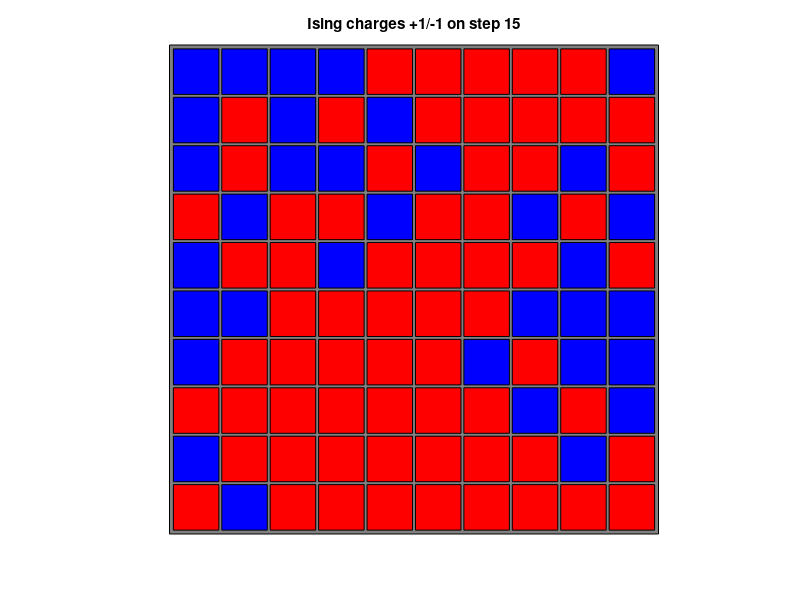

Write MATLAB code to recreate this figure.
function ising_2d_simulation_test ( )

%*****************************************************************************80
%
%% ISING_2D_SIMULATION_TEST tests ISING_2D_SIMULATION.
%
%  Licensing:
%
%    This code is distributed under the GNU LGPL license.
%
%  Modified:
%
%    02 February 2019
%
%  Author:
%
%    John Burkardt
%
  addpath ( '../ising_2d_simulation' )

  timestamp ( );
  fprintf ( 1, '\n' );
  fprintf ( 1, 'ISING_2D_SIMULATION_TEST:\n' );
  fprintf ( 1, '  MATLAB/Octave version %s\n', version ( ) );
  fprintf ( 1, '  Test ISING_2D_SIMULATION.\n' );

  m = 10;
  n = 10;
  iterations = 15;
  thresh = 0.50;
  seed = 123456789;
  ising_2d_simulation ( m, n, iterations, thresh, seed );
%
%  Terminate.
%
  fprintf ( 1, '\n' );
  fprintf ( 1, 'ISING_2D_SIMULATION_TEST:\n' );
  fprintf ( 1, '  Normal end of execution.\n' );
  fprintf ( 1, '\n' );
  timestamp ( );

  rmpath ( '../ising_2d_simulation' )

  return
end

function ising_2d_simulation ( m, n, iterations, thresh, seed )

%*****************************************************************************80
%
%% ISING_2D_SIMULATION carries out a 2D Ising simulation.
%
%  Discussion:
%
%    Note that, when all the cells are updated in a single cycle, there is
%    a mathematically stable checkerboard solution, in which all the reds
%    and blacks flip color repeatedly.
%
%  Licensing:
%
%    This code is distributed under the GNU LGPL license. 
%
%  Modified:
%
%    21 November 2011
%
%  Author:
%
%    John Burkardt
%
  timestamp ( );
  fprintf ( 1, '\n' );
  fprintf ( 1, 'ISING_2D_SIMULATION\n' );
  fprintf ( 1, '  MATLAB version\n' );
  fprintf ( 1, '  Monte Carlo simulation of a 2D Ising model.\n' );
%
%  Arguments not supplied are set to default values.
%
  if ( nargin < 1 )
    m = 10;
  elseif ( ischar ( m ) )
    m = str2num ( m );
  end

  if ( nargin < 2 )
    n = 10;
  elseif ( ischar ( n ) )
    n = str2num ( n );
  end

  if ( nargin < 3 )
    iterations = 15;
  elseif ( ischar ( iterations ) )
    iterations = str2num ( iterations );
  end

  if ( nargin < 4 )
    thresh = 0.50;
  elseif ( ischar ( thresh ) )
    thresh = str2num ( thresh );
  end

  if ( nargin < 5 )
    seed = 123456789;
  elseif ( ischar ( seed ) )
    seed = str2num ( seed );
  end
%
%  Define the probability of flipping if you are in a neighborhood of
%  1, 2, 3, 4, or 5 of the same sign.
%
%  This should really be some kind of exponential dependent on "temperature".
%
  prob = [ 0.98, 0.85, 0.50, 0.15, 0.02 ];

  fprintf ( 1, '\n' );
  fprintf ( 1, '  The row dimension M = %d\n', m );
  fprintf ( 1, '  The column dimension N = %d\n', n );
  fprintf ( 1, '  The number of iterations taken is ITERATIONS = %d\n', iterations );
  fprintf ( 1, '  The threshhold THRESH = %f\n', thresh );
  fprintf ( 1, '  The seed SEED = %d\n', seed );
  fprintf ( 1, '\n' );
  fprintf ( 1, '  The transition probability table, based on the number of\n' );
  fprintf ( 1, '  neighbors with the same charge.\n' );
  fprintf ( 1, '\n' );
  fprintf ( 1, '        1           2           3           4           5\n' );
  fprintf ( 1, '\n' );
  fprintf ( 1, '  %10.4f  %10.4f  %10.4f  %10.4f  %10.4f\n', prob(1:5) );

  fprintf ( 1, '\n' );
  fprintf ( 1, '  An automatic pause of 2 seconds is imposed between \n;' );
  fprintf ( 1, '  successive displays.\n' );
%
%  Initialize C1.
%
  [ c1, seed ] = ising_2d_initialize ( m, n, thresh, seed );
%
%  Do the simulation.
%
  [ c1, seed ] = transition ( m, n, iterations, prob, seed, c1 );
%
%  Terminate.
%
  fprintf ( 1, '\n' );
  fprintf ( 1, 'ISING_2D_SIMULATION\n' );
  fprintf ( 1, '  Normal end of execution.\n' );
  fprintf ( 1, '\n' );
  timestamp ( );

  return
end
function i4mat_print ( m, n, a, title )

%*****************************************************************************80
%
%% I4MAT_PRINT prints an I4MAT.
%
%  Licensing:
%
%    This code is distributed under the GNU LGPL license.
%
%  Modified:
%
%    10 September 2009
%
%  Author:
%
%    John Burkardt
%
%  Parameters:
%
%    Input, integer M, N, the number of rows and columns of the matrix.
%
%    Input, integer A(M,N), an M by N matrix to be printed.
%
%    Input, string TITLE, a title.
%
  i4mat_print_some ( m, n, a, 1, 1, m, n, title );

  return
end
function i4mat_print_some ( m, n, a, ilo, jlo, ihi, jhi, title )

%*****************************************************************************80
%
%% I4MAT_PRINT_SOME prints out a portion of an I4MAT.
%
%  Licensing:
%
%    This code is distributed under the GNU LGPL license.
%
%  Modified:
%
%    08 February 2010
%
%  Author:
%
%    John Burkardt
%
%  Parameters:
%
%    Input, integer M, N, the number of rows and columns of the matrix.
%
%    Input, integer A(M,N), an M by N matrix to be printed.
%
%    Input, integer ILO, JLO, the first row and column to print.
%
%    Input, integer IHI, JHI, the last row and column to print.
%
%    Input, string TITLE, a title.
%
  incx = 10;

  fprintf ( 1, '\n' );
  fprintf ( 1, '%s\n', title );

  if ( m <= 0 || n <= 0 )
    fprintf ( 1, '\n' );
    fprintf ( 1, '  (None)\n' );
    return
  end

  for j2lo = max ( jlo, 1 ): incx : min ( jhi, n )

    j2hi = j2lo + incx - 1;
    j2hi = min ( j2hi, n );
    j2hi = min ( j2hi, jhi );

    fprintf ( 1, '\n' );
    fprintf ( 1, '  Col: ' );

    for j = j2lo : j2hi
      fprintf ( 1, '%7d  ', j );
    end

    fprintf ( 1, '\n' );
    fprintf ( 1, '  Row\n' );
    fprintf ( 1, '\n' );

    i2lo = max ( ilo, 1 );
    i2hi = min ( ihi, m );

    for i = i2lo : i2hi

      fprintf ( 1, '%5d: ', i );
      for j = j2lo : j2hi
        fprintf ( 1, '%7d  ', a(i,j) );
      end

      fprintf ( 1, '\n' );

    end

  end

  return
end
function [ c, seed ] = i4mat_uniform ( m, n, a, b, seed )

%*****************************************************************************80
%
%% I4MAT_UNIFORM returns a scaled pseudorandom I4MAT.
%
%  Licensing:
%
%    This code is distributed under the GNU LGPL license.
%
%  Modified:
%
%    12 November 2006
%
%  Author:
%
%    John Burkardt
%
%  Reference:
%
%    Paul Bratley, Bennett Fox, Linus Schrage,
%    A Guide to Simulation,
%    Springer Verlag, pages 201-202, 1983.
%
%    Pierre L'Ecuyer,
%    Random Number Generation,
%    in Handbook of Simulation,
%    edited by Jerry Banks,
%    Wiley Interscience, page 95, 1998.
%
%    Bennett Fox,
%    Algorithm 647:
%    Implementation and Relative Efficiency of Quasirandom
%    Sequence Generators,
%    ACM Transactions on Mathematical Software,
%    Volume 12, Number 4, pages 362-376, 1986.
%
%    Peter Lewis, Allen Goodman, James Miller
%    A Pseudo-Random Number Generator for the System/360,
%    IBM Systems Journal,
%    Volume 8, pages 136-143, 1969.
%
%  Parameters:
%
%    Input, integer M, N, the row and column dimensions of the matrix.
%
%    Input, integer A, B, the minimum and maximum acceptable values.
%
%    Input, integer SEED, a seed for the random number generator.
%
%    Output, integer C(M,N), the randomly chosen integer vector.
%
%    Output, integer SEED, the updated seed.
%
  if ( seed == 0 )
    fprintf ( 1, '\n' );
    fprintf ( 1, 'I4MAT_UNIFORM - Fatal error!\n' );
    fprintf ( 1, '  Input SEED = 0!\n' );
    error ( 'I4MAT_UNIFORM - Fatal error!' );
  end

  seed = floor ( seed );
  a = round ( a );
  b = round ( b );

  for j = 1 : n

    for i = 1 : m

      seed = mod ( seed, 2147483647 );

      if ( seed < 0 ) 
        seed = seed + 2147483647;
      end 

      k = floor ( seed / 127773 );

      seed = 16807 * ( seed - k * 127773 ) - k * 2836;

      if ( seed < 0 )
        seed = seed + 2147483647;
      end

      r = seed * 4.656612875E-10;
%
%  Scale R to lie between A-0.5 and B+0.5.
%
      r = ( 1.0 - r ) * ( min ( a, b ) - 0.5 ) ...
        +         r   * ( max ( a, b ) + 0.5 );
%
%  Use rounding to convert R to an integer between A and B.
%
      value = round ( r );

      value = max ( value, min ( a, b ) );
      value = min ( value, max ( a, b ) );

      c(i,j) = value;

    end
  end

  return
end
function c5 = ising_2d_agree ( m, n, c1 )

%*****************************************************************************80
%
%% ISING_2D_AGREE returns the number of neighbors agreeing with each cell.
%
%  Discussion:
%
%    The count includes the cell itself, so it is between 1 and 5.
%
%  Licensing:
%
%    This code is distributed under the GNU LGPL license.
%
%  Modified:
%
%    20 November 2011
%
%  Author:
%
%    John Burkardt
%
%  Parameters:
%
%    Input, integer M, N, the number of cells in each spatial dimension.
%
%    Input, integer C1(M,N), an array of 1's and -1's.
%
%    Output, integer C5(M,N), the number of neighbors that agree.
%    1, 2, 3, 4, or 5.
%
  c5 = c1 ...
     + circshift ( c1, [ -1,  0 ] ) ...
     + circshift ( c1, [ +1,  0 ] ) ...
     + circshift ( c1, [  0, -1 ] ) ...
     + circshift ( c1, [  0, +1 ] );

  i = find ( 0 < c1 );
  c5(i) = ( 5 + c5(i) ) / 2;

  i = find ( c1 < 0 );
  c5(i) = ( 5 - c5(i) ) / 2;

  return
end
function ising_2d_display ( step, m, n, c1 )

%*****************************************************************************80
%
%% ISING_2D_DISPLAY displays the current Ising status.
%
%  Licensing:
%
%    This code is distributed under the GNU LGPL license.
%
%  Modified:
%
%    20 November 2011
%
%  Author:
%
%    John Burkardt
%
%  Parameters:
%
%    Input, integer STEP, the step number.
%
%    Input, integer M, N, the number of rows and columnss.
%
%    Input, integer C1(M,N), the status of each cell:
%    -1, display as a shade of red.
%    +1, display as a shade of blue.
%
  figure ( 1 )
%
%  Clear the graphics frame.
%
  clf
%
%  Determine the plot range.
%
  margin = 0.05;

  x_axes_min = 1.0 - 0.5 - margin;
  x_axes_max = m   + 0.5 + margin;
  y_axes_min = 1.0 - 0.5 - margin;
  y_axes_max = n   + 0.5 + margin;
%
%  Fill in the background with black.
%
  x1 = x_axes_min;
  x2 = x_axes_max;
  y1 = y_axes_min;
  y2 = y_axes_max;

  rgb = [ 0.5, 0.5, 0.5 ];

  fill ( [ x1, x2, x2, x1 ], [ y1, y1, y2, y2 ], rgb );
  hold on
%
%  Draw a square, representing the bed,
%  with most of the length and width, centered at (I,J).
%
  for i = 1 : m
    for j = 1 : n

      x1 = j - 0.47;
      x2 = j + 0.47;
      y1 = ( m + 1 - i ) - 0.47;
      y2 = ( m + 1 - i ) + 0.47;

      if ( c1(i,j) == - 1 )
        rgb = [ 1.0, 0.0, 0.0 ];
      elseif ( c1(i,j) == + 1 )
        rgb = [ 0.0, 0.0, 1.0 ];
      end

      fill ( [ x1, x2, x2, x1 ], [ y1, y1, y2, y2 ], rgb );
      hold on

    end
  end
%
%  Make a title.
%
  title_string = sprintf ( 'Ising charges +1/-1 on step %d', step );

  title ( title_string )
%
%  Choose the aspect ratio and other plot details.
%
  axis ( [ x_axes_min, x_axes_max, y_axes_min, y_axes_max] );
  axis equal
  axis tight
  axis off

  hold off

  pause ( 2 )

  return
end
function [ c1, seed ] = ising_2d_initialize ( m, n, thresh, seed )

%*****************************************************************************80
%
%% ISING_2D_INITIALIZE initializes the Ising array.
%
%  Licensing:
%
%    This code is distributed under the GNU LGPL license.
%
%  Modified:
%
%    19 November 2011
%
%  Author:
%
%    John Burkardt
%
%  Parameters:
%
%    Input, integer M, N, the number of rows and columns.
%
%    Input, real THRESH, the threshhold value, between 0 and 1.
%
%    Input, integer SEED, a seed for the random number generator.
%
%    Output, integer C1(M,N), an array of 1's and -1's.
%
%    Output, integer SEED, a seed for the random number generator.
%
  c1 = ones ( m, n );

  [ r, seed ] = r8mat_uniform_01 ( m, n, seed );
  
  i = find ( r <= thresh );

  c1(i) = -1;

  return
end
function ising_2d_stats ( step, m, n, c1 )

%*****************************************************************************80
%
%% ISING_2D_STATS prints information about the current step.
%
%  Licensing:
%
%    This code is distributed under the GNU LGPL license.
%
%  Modified:
%
%    19 November 2011
%
%  Author:
%
%    John Burkardt
%
%  Parameters:
%
%    Input, integer STEP, the step number.
%
%    Input, integer M, N, the number of rows and columns.
%
%    Input, integer C1(M,N), the current state of the system.
%
  if ( step == 0 )
    fprintf ( 1, '\n' );
    fprintf ( 1, '  Step       Positives       Negatives\n' );
    fprintf ( 1, '             #    %%          #    %%\n' );
    fprintf ( 1, '\n' );
  end

  pos_count = sum ( sum ( 0 < c1 ) );
  neg_count = m * n - pos_count;
  pos_percent = ( 100 * pos_count ) / ( m * n );
  neg_percent = ( 100 * neg_count ) / ( m * n );

  fprintf ( 1, '  %4d  %6d  %6.2f  %6d  %6.2f\n', ...
    step, pos_count, pos_percent, neg_count, neg_percent );

  return
end
function neighbor_2d_display ( step, m, n, c1, c5 )

%*****************************************************************************80
%
%% NEIGHBOR_2D_DISPLAY displays the current Ising neighbor status.
%
%  Licensing:
%
%    This code is distributed under the GNU LGPL license.
%
%  Modified:
%
%    20 November 2011
%
%  Author:
%
%    John Burkardt
%
%  Parameters:
%
%    Input, integer STEP, the step number.
%
%    Input, integer M, N, the number of rows and columnss.
%
%    Input, integer C1(M,N), the status of each cell:
%
%    Input, integer C5(M,N), the number of agreeable neighbors.
%
  figure ( 2 )
%
%  Clear the graphics frame.
%
  clf
%
%  Determine the plot range.
%
  margin = 0.05;

  x_axes_min = 1.0 - 0.5 - margin;
  x_axes_max = m   + 0.5 + margin;
  y_axes_min = 1.0 - 0.5 - margin;
  y_axes_max = n   + 0.5 + margin;
%
%  Fill in the background with black.
%
  x1 = x_axes_min;
  x2 = x_axes_max;
  y1 = y_axes_min;
  y2 = y_axes_max;

  rgb = [ 0.5, 0.5, 0.5 ];

  fill ( [ x1, x2, x2, x1 ], [ y1, y1, y2, y2 ], rgb );
  hold on
%
%  Draw a square, representing the bed,
%  with most of the length and width, centered at (I,J).
%
  for i = 1 : m
    for j = 1 : n

      x1 = j - 0.47;
      x2 = j + 0.47;
      y1 = ( m + 1 - i ) - 0.47;
      y2 = ( m + 1 - i ) + 0.47;

      c = c1(i,j) * c5(i,j);

      if ( c == - 5 )
        rgb = [ 1.0, 0.0, 0.0 ];
      elseif ( c == - 4 )
        rgb = [ 1.0, 0.2, 0.2 ];
      elseif ( c == - 3 )
        rgb = [ 1.0, 0.4, 0.4 ];
      elseif ( c == - 2 )
        rgb = [ 1.0, 0.7, 0.7 ];
      elseif ( c == - 1 )
        rgb = [ 1.0, 0.8, 0.8 ];
      elseif ( c == 0 )
        rgb = [ 1.0, 1.0, 1.0 ];
      elseif ( c == + 1 )
        rgb = [ 0.7, 0.7, 1.0 ];
      elseif ( c == + 2 )
        rgb = [ 0.6, 0.6, 1.0 ];
      elseif ( c == + 3 )
        rgb = [ 0.4, 0.4, 1.0 ];
      elseif ( c == + 4 )
        rgb = [ 0.2, 0.2, 1.0 ];
      elseif ( c == + 5 )
        rgb = [ 0.0, 0.0, 1.0 ];
      end

      fill ( [ x1, x2, x2, x1 ], [ y1, y1, y2, y2 ], rgb );
      hold on

    end
  end
%
%  Make a title.
%
  title_string = sprintf ( 'Ising neighborhoods -5 to +5, step %d to step %d', step-1, step );

  title ( title_string )
%
%  Choose the aspect ratio and other plot details.
%
  axis ( [ x_axes_min, x_axes_max, y_axes_min, y_axes_max] );
  axis equal
  axis tight
  axis off

  hold off

  pause ( 2 )

  return
end
function neighbor_2d_stats ( step, m, n, c1, c5 )

%*****************************************************************************80
%
%% NEIGHBOR_2D_STATS prints neighbor statistics about the current step.
%
%  Licensing:
%
%    This code is distributed under the GNU LGPL license.
%
%  Modified:
%
%    21 November 2011
%
%  Author:
%
%    John Burkardt
%
%  Parameters:
%
%    Input, integer STEP, the step number.
%
%    Input, integer M, N, the number of rows and columns.
%
%    Input, integer C1(M,N), the current state of the system.
%
%    Input, integer C5(M,N), the number of agreeable neighbors.
%
  if ( step == 0 )
    fprintf ( 1, '\n' );
    fprintf ( 1, '  Step     Neighborhood Charge:\n' );
    fprintf ( 1, ...
      '           -5    -4    -3    -2    -1    +1    +2    +3    +4    +5\n' );
    fprintf ( 1, '\n' );
  end

  fprintf ( 1, '  %4d', step );

  for n = -5 : 5
    if ( n ~= 0 )
      c = sum ( sum ( c1 .* c5 == n ) );
      fprintf ( 1, '  %4d', c );
    end
  end
  fprintf ( 1, '\n' );
  
  return
end
function [ r, seed ] = r8mat_uniform_01 ( m, n, seed )

%*****************************************************************************80
%
%% R8MAT_UNIFORM_01 returns a unit pseudorandom R8MAT.
%
%  Licensing:
%
%    This code is distributed under the GNU LGPL license.
%
%  Modified:
%
%    21 September 2006
%
%  Author:
%
%    John Burkardt
%
%  Reference:
%
%    Paul Bratley, Bennett Fox, Linus Schrage,
%    A Guide to Simulation,
%    Springer Verlag, pages 201-202, 1983.
%
%    Bennett Fox,
%    Algorithm 647:
%    Implementation and Relative Efficiency of Quasirandom
%    Sequence Generators,
%    ACM Transactions on Mathematical Software,
%    Volume 12, Number 4, pages 362-376, 1986.
%
%    Peter Lewis, Allen Goodman, James Miller,
%    A Pseudo-Random Number Generator for the System/360,
%    IBM Systems Journal,
%    Volume 8, pages 136-143, 1969.
%
%  Parameters:
%
%    Input, integer M, N, the number of rows and columns in the array.
%
%    Input, integer SEED, the integer "seed" used to generate
%    the output random number.
%
%    Output, real R(M,N), an array of random values between 0 and 1.
%
%    Output, integer SEED, the updated seed.  This would
%    normally be used as the input seed on the next call.
%
  r = zeros ( m, n );

  if ( seed == 0 )
    fprintf ( 1, '\n' );
    fprintf ( 1, 'R8MAT_UNIFORM_01 - Fatal error!\n' );
    fprintf ( 1, '  Input SEED = 0!\n' );
    error ( 'R8MAT_UNIFORM_01 - Fatal error!' );
  end

  for j = 1 : n
    for i = 1 : m

      seed = floor ( seed );

      seed = mod ( seed, 2147483647 );

      if ( seed < 0 ) 
        seed = seed + 2147483647;
      end 

      k = floor ( seed / 127773 );

      seed = 16807 * ( seed - k * 127773 ) - k * 2836;

      if ( seed < 0 )
        seed = seed + 2147483647;
      end

      r(i,j) = seed * 4.656612875E-10;

    end
  end

  return
end
function timestamp ( )

%*****************************************************************************80
%
%% TIMESTAMP prints the current YMDHMS date as a timestamp.
%
%  Licensing:
%
%    This code is distributed under the GNU LGPL license.
%
%  Modified:
%
%    14 February 2003
%
%  Author:
%
%    John Burkardt
%
  t = now;
  c = datevec ( t );
  s = datestr ( c, 0 );
  fprintf ( 1, '%s\n', s );

  return
end
function [ c1, seed ] = transition ( m, n, iterations, prob, seed, c1 )

%*****************************************************************************80
%
%% TRANSITION carries out a Monte Carlo simulation of a 2D Ising model.
%
%  Licensing:
%
%    This code is distributed under the GNU LGPL license.
%
%  Modified:
%
%    03 November 2011
%
%  Author:
%
%    John Burkardt
%
%  Parameters:
%
%    Input, integer M, N, the number of cells in each spatial
%    dimension.
%
%    Input, integer ITERATIONS, the number of iterations to carry out.
%
%    Input, real PROB(1:5).  PROB(I) represents the probability
%    that the spin of a given cell will be reversed, given that it has I immediate
%    neighbors (including itself) with spin the same as its own.
%
%    Input/output, integer SEED, a seed for the random number generator.
%
%    Input/output, integer C1(M,N).  On input, the current state of the
%    system.  On output, the state of the system after the iterations.
%
  step = 0;
  ising_2d_stats ( step, m, n, c1 );
  ising_2d_display ( step, m, n, c1 );

  for step = 1 : iterations
%
%  C5 contains 1 through 5, the number of cells that agree with the center cell.
%
    c5 = ising_2d_agree ( m, n, c1 );

    if ( 0 )
      neighbor_2d_stats ( step, m, n, c1, c5 );
    end

    if ( 0 )
      neighbor_2d_display ( step, m, n, c1, c5 );
    end
%
%  Determine the chances of flipping cell (I,J).
%
    threshhold = zeros ( m, n );

    for j = 1 : 5
      i = find ( c5 == j );
      threshhold(i) = prob(j);
    end

    [ r, seed ] = r8mat_uniform_01 ( m, n, seed );

    i = find ( r < threshhold );

    c1(i) = - c1(i);

    ising_2d_stats ( step, m, n, c1 );
    ising_2d_display ( step, m, n, c1 );

  end

  return
end